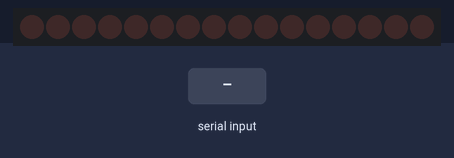
Recording of a sketch running on a simulated Arduino Uno, built with avr-gcc and run on an emulated ATmega328P. On the bench: 16 shift-register outputs drawn as a row of LEDs (first output left, lit = HIGH). Wiring (inferred from the names in the program): 2 × shift register (74HC595): data pin 2; shift clock pin 3; latch pin 4. Wiring (inferred from the signals the program sends): row of LEDs: on Q0, Q1, Q2, Q3, Q4, Q5, Q6, Q7, Q8, Q9, Q10, Q11, Q12, Q13, Q14, Q15. The inputs (shaded band) are chosen by the test bench. What the sketch prints to the serial monitor is not drawn.

Above: at 1.2 s.
1.3 s: "1" received over Serial
At 3.2 s:
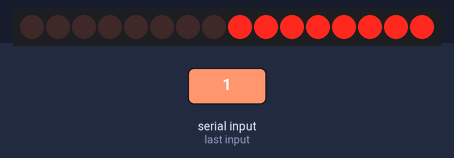
3.8 s: "2" received over Serial
5.3 s: "A" received over Serial
At 5.39 s:
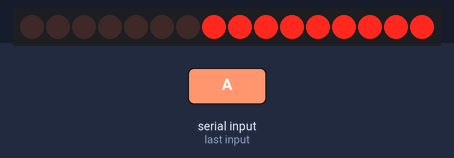
At 6.8 s:
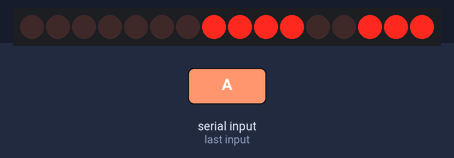
Timing chart, 0 to 8.3 s (numbered marks = the images above; inputs shaded):
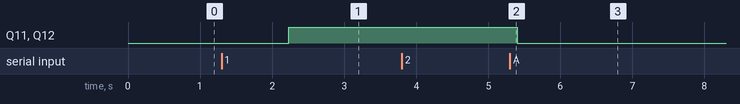

The sketch:

stunning_rottis1_1_.ino
```cpp
#define DATA 2 //Definicion de pin de datos
#define SHIFT 3 //Definicion de pin de cambio de registro
#define STORE 4 //Definicion de pin de almacenamiento


// PROGRAMA

// Declaracion de funciones y variables.
  int potiValue;
  const int fila[8] = {2,7,19,5,13,18,12,16}; // Vector para las filas
  const int columna[8] = {6,11,10,3,17,4,8,9}; //Vector para las columnas
  void imagen(char, int);
  void encenderLed(int);
  void verificacion();
  int opcion = 0;
  int contadorTiempo=0;
  int VelAnimacion=0;
  int Numpatron;
  char patrones []={};
  char patron;
  char times[]={};
  int time;

int A[8][8]=  {        {1,1,0,0,0,0,1,1},
					   {1,0,0,0,0,0,0,1},
  					   {0,0,0,0,0,0,0,0},
  					   {0,0,0,1,1,0,0,0},
  					   {0,0,0,0,0,0,0,0},
  					   {0,0,0,0,0,0,0,0},
  					   {0,0,0,1,1,0,0,0},
  					   {0,0,0,1,1,0,0,0},
               };

int bitA[] = {0,0,0,0,0,0,0,0};

int E[8][8]=  {        {0,0,0,0,0,0,0,0},
					   {0,0,0,0,0,0,0,0},
  					   {0,0,0,1,1,1,1,1},
  					   {0,0,0,0,0,0,0,0},
  					   {0,0,0,0,0,0,0,0},
  					   {0,0,0,1,1,1,1,1},
  					   {0,0,0,0,0,0,0,0},
  					   {0,0,0,0,0,0,0,0},
               };


int I[8][8]=  {        {1,0,0,0,0,0,0,1},
					   {1,0,0,0,0,0,0,1},
  					   {1,1,1,0,0,1,1,1},
  					   {1,1,1,0,0,1,1,1},
  					   {1,1,1,0,0,1,1,1},
  					   {1,1,1,0,0,1,1,1},
  					   {1,0,0,0,0,0,0,1},
  					   {1,0,0,0,0,0,0,1},
               };

int O[8][8]=  {        {1,0,0,0,0,0,0,1},
					   {1,0,0,0,0,0,0,1},
  					   {1,0,0,1,1,0,0,1},
  					   {1,0,0,1,1,0,0,1},
  					   {1,0,0,1,1,0,0,1},
  					   {1,0,0,1,1,0,0,1},
  					   {1,0,0,0,0,0,0,1},
  					   {1,0,0,0,0,0,0,1},
               };

int U[8][8]=  {        {1,0,0,1,1,0,0,1},
					   {1,0,0,1,1,0,0,1},
  					   {1,0,0,1,1,0,0,1},
  					   {1,0,0,1,1,0,0,1},
  					   {1,0,0,1,1,0,0,1},
  					   {1,0,0,1,1,0,0,1},
  					   {1,0,0,0,0,0,0,1},
  					   {1,0,0,0,0,0,0,1},
               };


void setup(){

  	  pinMode(DATA, OUTPUT);
      pinMode(SHIFT, OUTPUT);
      pinMode(STORE, OUTPUT);


  	for(int i=0; i<8; i++){ //inicializar los pines como salidas con los vectores columna y fila

      pinMode(columna[i], OUTPUT);
      pinMode(fila[i], OUTPUT);
      Serial.begin(9600);


      digitalWrite(columna[i], HIGH); 	// matriz catodo comun, así que ponemos en high todas las columnas(catodos)

	}


    Serial.println(" MANUAL DE USO.");
    Serial.println("El presente manual esta organizado de la siguiente  manera:");
    Serial.println(" ");
    Serial.println("1. Funcion de verificacion");
    Serial.println("2. Funcion imagen");
    Serial.println("3. Funcion publik.");
    Serial.println("-----------------------------------------");
    Serial.println("1. Funcion de verificacion");
    Serial.println("En esta funcion usted podra comprobar que todos los leds de la matriz 8x8 estan funcionando correctamente, encendiendo los 64 leds.");
    Serial.println("-----------------------------------------");
    Serial.println("Presiona 1 para continuar ");
      while(Serial.available()==0){}
  	Serial.println(" ");
    Serial.println("2. Funcion imagen.");
    Serial.println("Esta funcion le permitira mostrar un patron en la matriz de leds. Le pedira ingresar un solo caracter, para esto puede ingresar letras de la A-Z, numeros del 0-9 y caracteres especiales como *, +, -, ¿, ?, #, (, ), <, >, ¡, !, =, luego de ingresarlo podra ver su caracter iluminado en la matriz de leds.");
    Serial.println("-----------------------------------------");
    Serial.println("3. Funcion publik");
    Serial.println("Con esta funcion se le permitira mostrar una secuencia de caracteres. Le pedira ingresar el numero de caracteres que desee iluminar en la matriz led, una vez ingresado le seguira pidiendo caracter por caracter y por cada caracter ingresado le pedira que ingrese un numero de tiempo que sera lo que tardara la visualización entre patrones, hasta completar la cantidad ingresada por usted al inicio de la funcion.");
    Serial.println(" ");


    //memoria dinamica

  char *pentrada= new char[11];
  char valor[11]={'B','I','E','N','V','E','N','I','D','O','.'};

  for(int k=0; k<11; k++){
    *(pentrada+k)= valor[k];
  }
   for (int k=0; k<11;k++){
     Serial.print(*(pentrada+k));
  }

  delete [] pentrada;

Serial.println("Cual de las opciones del sistema desea ejecutar? ");
Serial.println(" ");
Serial.println("(1). Funcion de verificacion");
Serial.println("(2). Funcion imagen");
Serial.println("(3). Funcion publik");


  verificacion();

} // cierre del setup


void loop()
{


  if(Serial.available()>0){
    opcion = Serial.read();


    if(opcion>48 && opcion<=51){

        if(opcion == 49){
          verificacion();
         }

        else if(opcion == 50){

          Serial.print(" Ingrese un solo caracter: ");
          //Serial.println(patron);
          while(!Serial.available()){}
          if(Serial.available()){
            patron = (char)Serial.read();
          	imagen(patron);
          }

         }

        else if(opcion == 51){
          Serial.print("Ingrese el numero de patrones: ");
          Numpatron = Serial.read();
          for(int i=0; i< Numpatron; i++){
            Serial.print("Ingrese patron: ");
            patron= Serial.read();
            patrones[i]= patron;
            Serial.print("Ingrese el tiempo de duracion para ese patron: ");
            time= Serial.read();
            times[i]= time;
            //publik(patrones, times, Numpatron );

            }

      }

      else{
        Serial.println("Opciones");
        Serial.println("(1). Funcion de verificacion (2). Funcion imagen (3). Funcion publik");
        opcion = Serial.read();
      }
  }


  }

} // cierre del Loop


// PROGRAMANDO LOS LED'S


void encenderLed(int arreglo[8]){

  for (int i=0; i<8; i++){

    //Serial.println((int)pow(2,7+i)+1);
  	shiftOut(DATA, SHIFT, LSBFIRST, ~arreglo[i]);
    shiftOut(DATA, SHIFT, LSBFIRST, 128 >> i);
	unstore();
    store();
  }
}


void imagen(int a){ //funcion para mostrar un patron ingresado por el usuario

  if(a==65){
  for(int i =0; i<8; i++){
    for(int j =0; j<8; j++){
        if(A[i][j]==1){
            bitA[i] += (int)pow(2,j);
        }
    }
  }

  encenderLed(bitA);

}


}

/*void publik(char a[], char b[], int num){ // recibe patrones[], times[] y Numpatron

  contadorTiempo++;

  for(int k=0; k< num; k++){

    while (contadorTiempo < b[k]){
      char Encender= a[k];
      encenderLed(Encender);


   	 }

  contadorTiempo=0;


  }

}*/


void verificacion ()
{
  shiftOut(DATA, SHIFT, MSBFIRST, 0);
  shiftOut(DATA, SHIFT, MSBFIRST, 255);
  unstore();
  store();
  shiftOut(DATA, SHIFT, MSBFIRST, 0);
  unstore();
  store();

}


void store ()
{
  	digitalWrite (STORE, LOW);
    delayMicroseconds (100000);

}

void unstore()
{
 	digitalWrite (STORE, HIGH);
    delayMicroseconds (100000);
}
```

Measured:
- after the input at 1.3 s, Q11, Q12: LOW → HIGH after 0.93 s
- after the input at 3.8 s, every drawn part: stays the same
- after the input at 5.3 s, Q11, Q12: HIGH → LOW after 0.10 s
